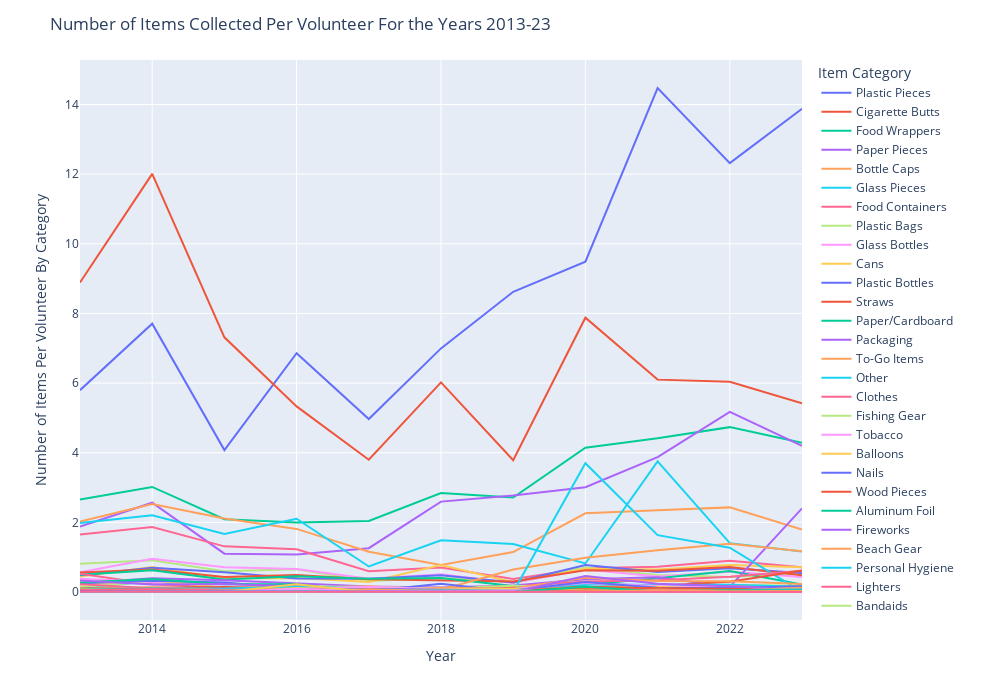

Write notebook code for a chart like this one.
### Markdown cell above
There's a significant correlation between number of volunteers and number of items collected for each year, which suggests that the number of items collected in a year might depend on the number of volunteers doing beach cleanups that year. 
The fewer debris items collected in 2020 may have been a result of fewer people being out during the pandemic, and not necessarily due to less littering. Now that we know that there's a correlation between number of items and number of volunteers, let's plot items/volunteer over time.

### Code cell
# Number of item per volunteer line graph 2013-23
fig = graph_maker.item_per_volunteer()
fig.show()

### Figure 1 — Plotly figure (JSON) as saved in the notebook; plotly's stock layout.template omitted (floating-point values rounded to 4 significant figures)
{"data": [{"hovertemplate": "variable=Plastic Pieces<br>index=%{x}<br>value=%{y}<extra></extra>", "legendgroup": "Plastic Pieces", "line": {"color": "#636efa", "dash": "solid"}, "marker": {"symbol": "circle"}, "mode": "lines", "name": "Plastic Pieces", "orientation": "v", "showlegend": true, "type": "scatter", "x": [2013, 2014, 2015, 2016, 2017, 2018, 2019, 2020, 2021, 2022, 2023], "xaxis": "x", "y": [5.797, 7.706, 4.075, 6.856, 4.967, 6.996, 8.622, 9.486, 14.47, 12.32, 13.88], "yaxis": "y"}, {"hovertemplate": "variable=Cigarette Butts<br>index=%{x}<br>value=%{y}<extra></extra>", "legendgroup": "Cigarette Butts", "line": {"color": "#EF553B", "dash": "solid"}, "marker": {"symbol": "circle"}, "mode": "lines", "name": "Cigarette Butts", "orientation": "v", "showlegend": true, "type": "scatter", "x": [2013, 2014, 2015, 2016, 2017, 2018, 2019, 2020, 2021, 2022, 2023], "xaxis": "x", "y": [8.89, 12.01, 7.313, 5.331, 3.799, 6.018, 3.786, 7.878, 6.099, 6.037, 5.421], "yaxis": "y"}, {"hovertemplate": "variable=Food Wrappers<br>index=%{x}<br>value=%{y}<extra></extra>", "legendgroup": "Food Wrappers", "line": {"color": "#00cc96", "dash": "solid"}, "marker": {"symbol": "circle"}, "mode": "lines", "name": "Food Wrappers", "orientation": "v", "showlegend": true, "type": "scatter", "x": [2013, 2014, 2015, 2016, 2017, 2018, 2019, 2020, 2021, 2022, 2023], "xaxis": "x", "y": [2.656, 3.017, 2.092, 1.999, 2.042, 2.841, 2.711, 4.144, 4.417, 4.734, 4.284], "yaxis": "y"}, {"hovertemplate": "variable=Paper Pieces<br>index=%{x}<br>value=%{y}<extra></extra>", "legendgroup": "Paper Pieces", "line": {"color": "#ab63fa", "dash": "solid"}, "marker": {"symbol": "circle"}, "mode": "lines", "name": "Paper Pieces", "orientation": "v", "showlegend": true, "type": "scatter", "x": [2013, 2014, 2015, 2016, 2017, 2018, 2019, 2020, 2021, 2022, 2023], "xaxis": "x", "y": [1.877, 2.565, 1.101, 1.073, 1.259, 2.596, 2.775, 3.008, 3.875, 5.176, 4.199], "yaxis": "y"}, {"hovertemplate": "variable=Bottle Caps<br>index=%{x}<br>value=%{y}<extra></extra>", "legendgroup": "Bottle Caps", "line": {"color": "#FFA15A", "dash": "solid"}, "marker": {"symbol": "circle"}, "mode": "lines", "name": "Bottle Caps", "orientation": "v", "showlegend": true, "type": "scatter", "x": [2013, 2014, 2015, 2016, 2017, 2018, 2019, 2020, 2021, 2022, 2023], "xaxis": "x", "y": [2.023, 2.523, 2.109, 1.812, 1.154, 0.7779, 1.147, 2.26, 2.348, 2.43, 1.796], "yaxis": "y"}, {"hovertemplate": "variable=Glass Pieces<br>index=%{x}<br>value=%{y}<extra></extra>", "legendgroup": "Glass Pieces", "line": {"color": "#19d3f3", "dash": "solid"}, "marker": {"symbol": "circle"}, "mode": "lines", "name": "Glass Pieces", "orientation": "v", "showlegend": true, "type": "scatter", "x": [2013, 2014, 2015, 2016, 2017, 2018, 2019, 2020, 2021, 2022, 2023], "xaxis": "x", "y": [1.981, 2.203, 1.668, 2.103, 0.7335, 1.484, 1.38, 0.8196, 3.751, 1.402, 1.161], "yaxis": "y"}, {"hovertemplate": "variable=Food Containers<br>index=%{x}<br>value=%{y}<extra></extra>", "legendgroup": "Food Containers", "line": {"color": "#FF6692", "dash": "solid"}, "marker": {"symbol": "circle"}, "mode": "lines", "name": "Food Containers", "orientation": "v", "showlegend": true, "type": "scatter", "x": [2013, 2014, 2015, 2016, 2017, 2018, 2019, 2020, 2021, 2022, 2023], "xaxis": "x", "y": [1.65, 1.866, 1.311, 1.228, 0.5956, 0.7034, 0.3744, 0.6815, 0.7217, 0.8979, 0.7096], "yaxis": "y"}, {"hovertemplate": "variable=Plastic Bags<br>index=%{x}<br>value=%{y}<extra></extra>", "legendgroup": "Plastic Bags", "line": {"color": "#B6E880", "dash": "solid"}, "marker": {"symbol": "circle"}, "mode": "lines", "name": "Plastic Bags", "orientation": "v", "showlegend": true, "type": "scatter", "x": [2013, 2014, 2015, 2016, 2017, 2018, 2019, 2020, 2021, 2022, 2023], "xaxis": "x", "y": [0.811, 0.91, 0.5936, 0.652, 0.3169, 0.3995, 0.2907, 0.7012, 0.4915, 0.4294, 0.5412], "yaxis": "y"}, {"hovertemplate": "variable=Glass Bottles<br>index=%{x}<br>value=%{y}<extra></extra>", "legendgroup": "Glass Bottles", "line": {"color": "#FF97FF", "dash": "solid"}, "marker": {"symbol": "circle"}, "mode": "lines", "name": "Glass Bottles", "orientation": "v", "showlegend": true, "type": "scatter", "x": [2013, 2014, 2015, 2016, 2017, 2018, 2019, 2020, 2021, 2022, 2023], "xaxis": "x", "y": [0.5673, 0.9576, 0.709, 0.6591, 0.3829, 0.507, 0.2611, 0.6427, 0.4476, 0.5845, 0.4325], "yaxis": "y"}, {"hovertemplate": "variable=Cans<br>index=%{x}<br>value=%{y}<extra></extra>", "legendgroup": "Cans", "line": {"color": "#FECB52", "dash": "solid"}, "marker": {"symbol": "circle"}, "mode": "lines", "name": "Cans", "orientation": "v", "showlegend": true, "type": "scatter", "x": [2013, 2014, 2015, 2016, 2017, 2018, 2019, 2020, 2021, 2022, 2023], "xaxis": "x", "y": [0.4425, 0.7144, 0.3898, 0.4034, 0.2898, 0.7744, 0.2819, 0.6675, 0.6497, 0.7757, 0.7126], "yaxis": "y"}, {"hovertemplate": "variable=Plastic Bottles<br>index=%{x}<br>value=%{y}<extra></extra>", "legendgroup": "Plastic Bottles", "line": {"color": "#636efa", "dash": "solid"}, "marker": {"symbol": "circle"}, "mode": "lines", "name": "Plastic Bottles", "orientation": "v", "showlegend": true, "type": "scatter", "x": [2013, 2014, 2015, 2016, 2017, 2018, 2019, 2020, 2021, 2022, 2023], "xaxis": "x", "y": [0.4787, 0.6998, 0.5663, 0.3858, 0.3816, 0.4797, 0.2702, 0.7725, 0.5718, 0.6822, 0.5482], "yaxis": "y"}, {"hovertemplate": "variable=Straws<br>index=%{x}<br>value=%{y}<extra></extra>", "legendgroup": "Straws", "line": {"color": "#EF553B", "dash": "solid"}, "marker": {"symbol": "circle"}, "mode": "lines", "name": "Straws", "orientation": "v", "showlegend": true, "type": "scatter", "x": [2013, 2014, 2015, 2016, 2017, 2018, 2019, 2020, 2021, 2022, 2023], "xaxis": "x", "y": [0.5626, 0.644, 0.4337, 0.4888, 0.3652, 0.3452, 0.3038, 0.6242, 0.6114, 0.7192, 0.4817], "yaxis": "y"}, {"hovertemplate": "variable=Paper/Cardboard<br>index=%{x}<br>value=%{y}<extra></extra>", "legendgroup": "Paper/Cardboard", "line": {"color": "#00cc96", "dash": "solid"}, "marker": {"symbol": "circle"}, "mode": "lines", "name": "Paper/Cardboard", "orientation": "v", "showlegend": true, "type": "scatter", "x": [2013, 2014, 2015, 2016, 2017, 2018, 2019, 2020, 2021, 2022, 2023], "xaxis": "x", "y": [0.4919, 0.6225, 0.3614, 0.4558, 0.3795, 0.404, 0.1724, 0.2074, 0.3983, 0.6007, 0.2151], "yaxis": "y"}, {"hovertemplate": "variable=Packaging<br>index=%{x}<br>value=%{y}<extra></extra>", "legendgroup": "Packaging", "line": {"color": "#ab63fa", "dash": "solid"}, "marker": {"symbol": "circle"}, "mode": "lines", "name": "Packaging", "orientation": "v", "showlegend": true, "type": "scatter", "x": [2013, 2014, 2015, 2016, 2017, 2018, 2019, 2020, 2021, 2022, 2023], "xaxis": "x", "y": [0.2501, 0.395, 0.3402, 0.2407, 0.1573, 0.1257, 0.1876, 0.364, 0.4225, 0.1436, 2.401], "yaxis": "y"}, {"hovertemplate": "variable=To-Go Items<br>index=%{x}<br>value=%{y}<extra></extra>", "legendgroup": "To-Go Items", "line": {"color": "#FFA15A", "dash": "solid"}, "marker": {"symbol": "circle"}, "mode": "lines", "name": "To-Go Items", "orientation": "v", "showlegend": true, "type": "scatter", "x": [2013, 2014, 2015, 2016, 2017, 2018, 2019, 2020, 2021, 2022, 2023], "xaxis": "x", "y": [0, 0, 0, 0.1181, 0.1671, 0.06275, 0.645, 0.9857, 1.2, 1.383, 1.173], "yaxis": "y"}, {"hovertemplate": "variable=Other<br>index=%{x}<br>value=%{y}<extra></extra>", "legendgroup": "Other", "line": {"color": "#19d3f3", "dash": "solid"}, "marker": {"symbol": "circle"}, "mode": "lines", "name": "Other", "orientation": "v", "showlegend": true, "type": "scatter", "x": [2013, 2014, 2015, 2016, 2017, 2018, 2019, 2020, 2021, 2022, 2023], "xaxis": "x", "y": [0.1087, 0.3165, 0.01776, 0.1238, 0.002681, 0, 0, 3.698, 1.632, 1.274, 0], "yaxis": "y"}, {"hovertemplate": "variable=Clothes<br>index=%{x}<br>value=%{y}<extra></extra>", "legendgroup": "Clothes", "line": {"color": "#FF6692", "dash": "solid"}, "marker": {"symbol": "circle"}, "mode": "lines", "name": "Clothes", "orientation": "v", "showlegend": true, "type": "scatter", "x": [2013, 2014, 2015, 2016, 2017, 2018, 2019, 2020, 2021, 2022, 2023], "xaxis": "x", "y": [0.5236, 0.222, 0.1224, 0.123, 0.001073, 0, 0.1591, 0.3048, 0.3343, 0.4367, 0.6123], "yaxis": "y"}, {"hovertemplate": "variable=Fishing Gear<br>index=%{x}<br>value=%{y}<extra></extra>", "legendgroup": "Fishing Gear", "line": {"color": "#B6E880", "dash": "solid"}, "marker": {"symbol": "circle"}, "mode": "lines", "name": "Fishing Gear", "orientation": "v", "showlegend": true, "type": "scatter", "x": [2013, 2014, 2015, 2016, 2017, 2018, 2019, 2020, 2021, 2022, 2023], "xaxis": "x", "y": [0.1402, 0.3026, 0.2368, 0.1621, 0.1418, 0.1101, 0.1766, 0.1228, 0.18, 0.2066, 0.1712], "yaxis": "y"}, {"hovertemplate": "variable=Tobacco<br>index=%{x}<br>value=%{y}<extra></extra>", "legendgroup": "Tobacco", "line": {"color": "#FF97FF", "dash": "solid"}, "marker": {"symbol": "circle"}, "mode": "lines", "name": "Tobacco", "orientation": "v", "showlegend": true, "type": "scatter", "x": [2013, 2014, 2015, 2016, 2017, 2018, 2019, 2020, 2021, 2022, 2023], "xaxis": "x", "y": [0.3837, 0.2871, 0.2503, 0.1094, 0.02771, 0.02558, 0.07086, 0.2507, 0.1823, 0.09454, 0.05346], "yaxis": "y"}, {"hovertemplate": "variable=Balloons<br>index=%{x}<br>value=%{y}<extra></extra>", "legendgroup": "Balloons", "line": {"color": "#FECB52", "dash": "solid"}, "marker": {"symbol": "circle"}, "mode": "lines", "name": "Balloons", "orientation": "v", "showlegend": true, "type": "scatter", "x": [2013, 2014, 2015, 2016, 2017, 2018, 2019, 2020, 2021, 2022, 2023], "xaxis": "x", "y": [0.2164, 0.3382, 0.1239, 0.1499, 0.06203, 0.09646, 0.05757, 0.1031, 0.141, 0.1165, 0.1092], "yaxis": "y"}, {"hovertemplate": "variable=Nails<br>index=%{x}<br>value=%{y}<extra></extra>", "legendgroup": "Nails", "line": {"color": "#636efa", "dash": "solid"}, "marker": {"symbol": "circle"}, "mode": "lines", "name": "Nails", "orientation": "v", "showlegend": true, "type": "scatter", "x": [2013, 2014, 2015, 2016, 2017, 2018, 2019, 2020, 2021, 2022, 2023], "xaxis": "x", "y": [0.2532, 0.3259, 0.2697, 0.09828, 0.01984, 0.2349, 0, 0, 0, 0, 0], "yaxis": "y"}, {"hovertemplate": "variable=Wood Pieces<br>index=%{x}<br>value=%{y}<extra></extra>", "legendgroup": "Wood Pieces", "line": {"color": "#EF553B", "dash": "solid"}, "marker": {"symbol": "circle"}, "mode": "lines", "name": "Wood Pieces", "orientation": "v", "showlegend": true, "type": "scatter", "x": [2013, 2014, 2015, 2016, 2017, 2018, 2019, 2020, 2021, 2022, 2023], "xaxis": "x", "y": [0.1021, 0.1326, 0.1469, 0.09036, 0.004827, 0, 0.125, 0.1444, 0.1807, 0.2951, 0.6173], "yaxis": "y"}, {"hovertemplate": "variable=Aluminum Foil<br>index=%{x}<br>value=%{y}<extra></extra>", "legendgroup": "Aluminum Foil", "line": {"color": "#00cc96", "dash": "solid"}, "marker": {"symbol": "circle"}, "mode": "lines", "name": "Aluminum Foil", "orientation": "v", "showlegend": true, "type": "scatter", "x": [2013, 2014, 2015, 2016, 2017, 2018, 2019, 2020, 2021, 2022, 2023], "xaxis": "x", "y": [0.2698, 0.3706, 0.22, 0.2193, 0, 0.00605, 0, 0, 0, 0, 0], "yaxis": "y"}, {"hovertemplate": "variable=Fireworks<br>index=%{x}<br>value=%{y}<extra></extra>", "legendgroup": "Fireworks", "line": {"color": "#ab63fa", "dash": "solid"}, "marker": {"symbol": "circle"}, "mode": "lines", "name": "Fireworks", "orientation": "v", "showlegend": true, "type": "scatter", "x": [2013, 2014, 2015, 2016, 2017, 2018, 2019, 2020, 2021, 2022, 2023], "xaxis": "x", "y": [0.3286, 0.218, 0.228, 0.1663, 0.02717, 0.0261, 0.008604, 0.0006363, 0.01387, 0.01332, 0.0005044], "yaxis": "y"}, {"hovertemplate": "variable=Beach Gear<br>index=%{x}<br>value=%{y}<extra></extra>", "legendgroup": "Beach Gear", "line": {"color": "#FFA15A", "dash": "solid"}, "marker": {"symbol": "circle"}, "mode": "lines", "name": "Beach Gear", "orientation": "v", "showlegend": true, "type": "scatter", "x": [2013, 2014, 2015, 2016, 2017, 2018, 2019, 2020, 2021, 2022, 2023], "xaxis": "x", "y": [0.08134, 0.1335, 0.05755, 0.05491, 0.04201, 0.122, 0.1014, 0.406, 0.3187, 0.3118, 0.2315], "yaxis": "y"}, {"hovertemplate": "variable=Personal Hygiene<br>index=%{x}<br>value=%{y}<extra></extra>", "legendgroup": "Personal Hygiene", "line": {"color": "#19d3f3", "dash": "solid"}, "marker": {"symbol": "circle"}, "mode": "lines", "name": "Personal Hygiene", "orientation": "v", "showlegend": true, "type": "scatter", "x": [2013, 2014, 2015, 2016, 2017, 2018, 2019, 2020, 2021, 2022, 2023], "xaxis": "x", "y": [0.08362, 0.1039, 0.1023, 0.1495, 0.11, 0.06517, 0.08463, 0.2202, 0.1985, 0.2105, 0.1495], "yaxis": "y"}, {"hovertemplate": "variable=Lighters<br>index=%{x}<br>value=%{y}<extra></extra>", "legendgroup": "Lighters", "line": {"color": "#FF6692", "dash": "solid"}, "marker": {"symbol": "circle"}, "mode": "lines", "name": "Lighters", "orientation": "v", "showlegend": true, "type": "scatter", "x": [2013, 2014, 2015, 2016, 2017, 2018, 2019, 2020, 2021, 2022, 2023], "xaxis": "x", "y": [0.2214, 0.1093, 0.06818, 0.05586, 0.03575, 0.04062, 0.02534, 0.03182, 0.04129, 0.1737, 0.09053], "yaxis": "y"}, {"hovertemplate": "variable=Bandaids<br>index=%{x}<br>value=%{y}<extra></extra>", "legendgroup": "Bandaids", "line": {"color": "#B6E880", "dash": "solid"}, "marker": {"symbol": "circle"}, "mode": "lines", "name": "Bandaids", "orientation": "v", "showlegend": true, "type": "scatter", "x": [2013, 2014, 2015, 2016, 2017, 2018, 2019, 2020, 2021, 2022, 2023], "xaxis": "x", "y": [0.08025, 0.09648, 0.04705, 0.03925, 0.05649, 0.06033, 0.05569, 0.05472, 0.08918, 0.1092, 0.06985], "yaxis": "y"}, {"hovertemplate": "variable=Lids<br>index=%{x}<br>value=%{y}<extra></extra>", "legendgroup": "Lids", "line": {"color": "#FF97FF", "dash": "solid"}, "marker": {"symbol": "circle"}, "mode": "lines", "name": "Lids", "orientation": "v", "showlegend": true, "type": "scatter", "x": [2013, 2014, 2015, 2016, 2017, 2018, 2019, 2020, 2021, 2022, 2023], "xaxis": "x", "y": [0, 0, 0, 0.08688, 0.1523, 0.08038, 0.08447, 0.2615, 0.1757, 0.1214, 0.1251], "yaxis": "y"}, {"hovertemplate": "variable=Construction Materials<br>index=%{x}<br>value=%{y}<extra></extra>", "legendgroup": "Construction Materials", "line": {"color": "#FECB52", "dash": "solid"}, "marker": {"symbol": "circle"}, "mode": "lines", "name": "Construction Materials", "orientation": "v", "showlegend": true, "type": "scatter", "x": [2013, 2014, 2015, 2016, 2017, 2018, 2019, 2020, 2021, 2022, 2023], "xaxis": "x", "y": [0.07861, 0.01846, 0, 0.1174, 0.04308, 0.07969, 0.08666, 0.1056, 0.1506, 0.07208, 0.09734], "yaxis": "y"}, {"hovertemplate": "variable=Utensils<br>index=%{x}<br>value=%{y}<extra></extra>", "legendgroup": "Utensils", "line": {"color": "#636efa", "dash": "solid"}, "marker": {"symbol": "circle"}, "mode": "lines", "name": "Utensils", "orientation": "v", "showlegend": true, "type": "scatter", "x": [2013, 2014, 2015, 2016, 2017, 2018, 2019, 2020, 2021, 2022, 2023], "xaxis": "x", "y": [0, 0, 0, 0.06742, 0.08473, 0.06724, 0.04568, 0.2883, 0.1189, 0.1133, 0.1627], "yaxis": "y"}, {"hovertemplate": "variable=Strapping Bands<br>index=%{x}<br>value=%{y}<extra></extra>", "legendgroup": "Strapping Bands", "line": {"color": "#EF553B", "dash": "solid"}, "marker": {"symbol": "circle"}, "mode": "lines", "name": "Strapping Bands", "orientation": "v", "showlegend": true, "type": "scatter", "x": [2013, 2014, 2015, 2016, 2017, 2018, 2019, 2020, 2021, 2022, 2023], "xaxis": "x", "y": [0.06326, 0.006976, 0.0001296, 0.06821, 0.0345, 0.04408, 0.04239, 0.1324, 0.1077, 0.1042, 0.06884], "yaxis": "y"}, {"hovertemplate": "variable=6-Pack Holders<br>index=%{x}<br>value=%{y}<extra></extra>", "legendgroup": "6-Pack Holders", "line": {"color": "#00cc96", "dash": "solid"}, "marker": {"symbol": "circle"}, "mode": "lines", "name": "6-Pack Holders", "orientation": "v", "showlegend": true, "type": "scatter", "x": [2013, 2014, 2015, 2016, 2017, 2018, 2019, 2020, 2021, 2022, 2023], "xaxis": "x", "y": [0.06794, 0.09755, 0.03901, 0.02057, 0.008044, 0.005877, 0.01205, 0, 0.01189, 0.02533, 0.01034], "yaxis": "y"}, {"hovertemplate": "variable=PPE<br>index=%{x}<br>value=%{y}<extra></extra>", "legendgroup": "PPE", "line": {"color": "#ab63fa", "dash": "solid"}, "marker": {"symbol": "circle"}, "mode": "lines", "name": "PPE", "orientation": "v", "showlegend": true, "type": "scatter", "x": [2013, 2014, 2015, 2016, 2017, 2018, 2019, 2020, 2021, 2022, 2023], "xaxis": "x", "y": [0, 0, 0, 0, 0, 0, 0, 0.4582, 0.2372, 0.1645, 0.0469], "yaxis": "y"}, {"hovertemplate": "variable=Batteries<br>index=%{x}<br>value=%{y}<extra></extra>", "legendgroup": "Batteries", "line": {"color": "#FFA15A", "dash": "solid"}, "marker": {"symbol": "circle"}, "mode": "lines", "name": "Batteries", "orientation": "v", "showlegend": true, "type": "scatter", "x": [2013, 2014, 2015, 2016, 2017, 2018, 2019, 2020, 2021, 2022, 2023], "xaxis": "x", "y": [0.02668, 0.0235, 0.02165, 0.03545, 0.08098, 0.02558, 0.01205, 0.02036, 0.02246, 0.03265, 0.1218], "yaxis": "y"}, {"hovertemplate": "variable=Syringes<br>index=%{x}<br>value=%{y}<extra></extra>", "legendgroup": "Syringes", "line": {"color": "#19d3f3", "dash": "solid"}, "marker": {"symbol": "circle"}, "mode": "lines", "name": "Syringes", "orientation": "v", "showlegend": true, "type": "scatter", "x": [2013, 2014, 2015, 2016, 2017, 2018, 2019, 2020, 2021, 2022, 2023], "xaxis": "x", "y": [0.01524, 0.0176, 0.02787, 0.0595, 0.02431, 0.04183, 0.0244, 0.028, 0.03336, 0.05276, 0.07137], "yaxis": "y"}, {"hovertemplate": "variable=Footwear<br>index=%{x}<br>value=%{y}<extra></extra>", "legendgroup": "Footwear", "line": {"color": "#FF6692", "dash": "solid"}, "marker": {"symbol": "circle"}, "mode": "lines", "name": "Footwear", "orientation": "v", "showlegend": true, "type": "scatter", "x": [2013, 2014, 2015, 2016, 2017, 2018, 2019, 2020, 2021, 2022, 2023], "xaxis": "x", "y": [0.05869, 0.08623, 0.04161, 0.04684, 0.0001788, 0, 0, 0, 0, 0.004179, 0.007565], "yaxis": "y"}, {"hovertemplate": "variable=Cigar Tips<br>index=%{x}<br>value=%{y}<extra></extra>", "legendgroup": "Cigar Tips", "line": {"color": "#B6E880", "dash": "solid"}, "marker": {"symbol": "circle"}, "mode": "lines", "name": "Cigar Tips", "orientation": "v", "showlegend": true, "type": "scatter", "x": [2013, 2014, 2015, 2016, 2017, 2018, 2019, 2020, 2021, 2022, 2023], "xaxis": "x", "y": [0, 0.01964, 0.0005185, 0.05681, 0.03057, 0.03526, 0.04349, 0.0006363, 0.06474, 0.03343, 0.003278], "yaxis": "y"}, {"hovertemplate": "variable=Rope<br>index=%{x}<br>value=%{y}<extra></extra>", "legendgroup": "Rope", "line": {"color": "#FF97FF", "dash": "solid"}, "marker": {"symbol": "circle"}, "mode": "lines", "name": "Rope", "orientation": "v", "showlegend": true, "type": "scatter", "x": [2013, 2014, 2015, 2016, 2017, 2018, 2019, 2020, 2021, 2022, 2023], "xaxis": "x", "y": [0, 0, 0.009203, 0.09052, 0.02252, 0.02351, 0.0463, 0.004454, 0.04889, 0.01671, 0.0007565], "yaxis": "y"}, {"hovertemplate": "variable=Beverage Bottles<br>index=%{x}<br>value=%{y}<extra></extra>", "legendgroup": "Beverage Bottles", "line": {"color": "#FECB52", "dash": "solid"}, "marker": {"symbol": "circle"}, "mode": "lines", "name": "Beverage Bottles", "orientation": "v", "showlegend": true, "type": "scatter", "x": [2013, 2014, 2015, 2016, 2017, 2018, 2019, 2020, 2021, 2022, 2023], "xaxis": "x", "y": [0, 0, 0, 0.2236, 0, 0, 0, 0, 0, 0, 0], "yaxis": "y"}, {"hovertemplate": "variable=Tires<br>index=%{x}<br>value=%{y}<extra></extra>", "legendgroup": "Tires", "line": {"color": "#636efa", "dash": "solid"}, "marker": {"symbol": "circle"}, "mode": "lines", "name": "Tires", "orientation": "v", "showlegend": true, "type": "scatter", "x": [2013, 2014, 2015, 2016, 2017, 2018, 2019, 2020, 2021, 2022, 2023], "xaxis": "x", "y": [0.0122, 0.02093, 0.014, 0.01124, 0.008581, 0.006093, 0.005788, 0.01336, 0.006276, 0.007051, 0.002774], "yaxis": "y"}, {"hovertemplate": "variable=Bagged Pet Waste<br>index=%{x}<br>value=%{y}<extra></extra>", "legendgroup": "Bagged Pet Waste", "line": {"color": "#EF553B", "dash": "solid"}, "marker": {"symbol": "circle"}, "mode": "lines", "name": "Bagged Pet Waste", "orientation": "v", "showlegend": true, "type": "scatter", "x": [2013, 2014, 2015, 2016, 2017, 2018, 2019, 2020, 2021, 2022, 2023], "xaxis": "x", "y": [0.01209, 0, 0, 0, 0, 0, 0, 0.04454, 0.05252, 0.04414, 0.03203], "yaxis": "y"}, {"hovertemplate": "variable=Beverage Pouches<br>index=%{x}<br>value=%{y}<extra></extra>", "legendgroup": "Beverage Pouches", "line": {"color": "#00cc96", "dash": "solid"}, "marker": {"symbol": "circle"}, "mode": "lines", "name": "Beverage Pouches", "orientation": "v", "showlegend": true, "type": "scatter", "x": [2013, 2014, 2015, 2016, 2017, 2018, 2019, 2020, 2021, 2022, 2023], "xaxis": "x", "y": [0, 0, 0, 0, 0, 0, 0, 0.1527, 0.01618, 0.04492, 0.04136], "yaxis": "y"}, {"hovertemplate": "variable=Appliances<br>index=%{x}<br>value=%{y}<extra></extra>", "legendgroup": "Appliances", "line": {"color": "#ab63fa", "dash": "solid"}, "marker": {"symbol": "circle"}, "mode": "lines", "name": "Appliances", "orientation": "v", "showlegend": true, "type": "scatter", "x": [2013, 2014, 2015, 2016, 2017, 2018, 2019, 2020, 2021, 2022, 2023], "xaxis": "x", "y": [0.01601, 0.01363, 0.005962, 0.01013, 0.007508, 0.003111, 0.003598, 0, 0.007267, 0.001306, 0.01765], "yaxis": "y"}, {"hovertemplate": "variable=E-Waste<br>index=%{x}<br>value=%{y}<extra></extra>", "legendgroup": "E-Waste", "line": {"color": "#FFA15A", "dash": "solid"}, "marker": {"symbol": "circle"}, "mode": "lines", "name": "E-Waste", "orientation": "v", "showlegend": true, "type": "scatter", "x": [2013, 2014, 2015, 2016, 2017, 2018, 2019, 2020, 2021, 2022, 2023], "xaxis": "x", "y": [0, 0, 0, 0, 0, 0, 0, 0.02418, 0.04096, 0.01907, 0.02824], "yaxis": "y"}, {"hovertemplate": "variable=Car Parts<br>index=%{x}<br>value=%{y}<extra></extra>", "legendgroup": "Car Parts", "line": {"color": "#19d3f3", "dash": "solid"}, "marker": {"symbol": "circle"}, "mode": "lines", "name": "Car Parts", "orientation": "v", "showlegend": true, "type": "scatter", "x": [2013, 2014, 2015, 2016, 2017, 2018, 2019, 2020, 2021, 2022, 2023], "xaxis": "x", "y": [0.003375, 0.01084, 0.00674, 0.01203, 0, 0, 0, 0, 0, 0, 0], "yaxis": "y"}, {"hovertemplate": "variable=Bikes<br>index=%{x}<br>value=%{y}<extra></extra>", "legendgroup": "Bikes", "line": {"color": "#FF6692", "dash": "solid"}, "marker": {"symbol": "circle"}, "mode": "lines", "name": "Bikes", "orientation": "v", "showlegend": true, "type": "scatter", "x": [2013, 2014, 2015, 2016, 2017, 2018, 2019, 2020, 2021, 2022, 2023], "xaxis": "x", "y": [0.006751, 0.007512, 0.002333, 0.007754, 0, 0, 0, 0, 0, 0, 0], "yaxis": "y"}], "layout": {"autosize": false, "height": 700, "legend": {"title": {"text": "Item Category"}, "tracegroupgap": 0}, "margin": {"t": 60}, "title": {"text": "Number of Items Collected Per Volunteer For the Years 2013-23"}, "width": 1000, "xaxis": {"anchor": "y", "autorange": true, "domain": [0, 1], "range": [2013, 2023], "title": {"text": "Year"}, "type": "linear"}, "yaxis": {"anchor": "x", "autorange": true, "domain": [0, 1], "range": [-0.8041, 15.28], "title": {"text": "Number of Items Per Volunteer By Category"}, "type": "linear"}}}
